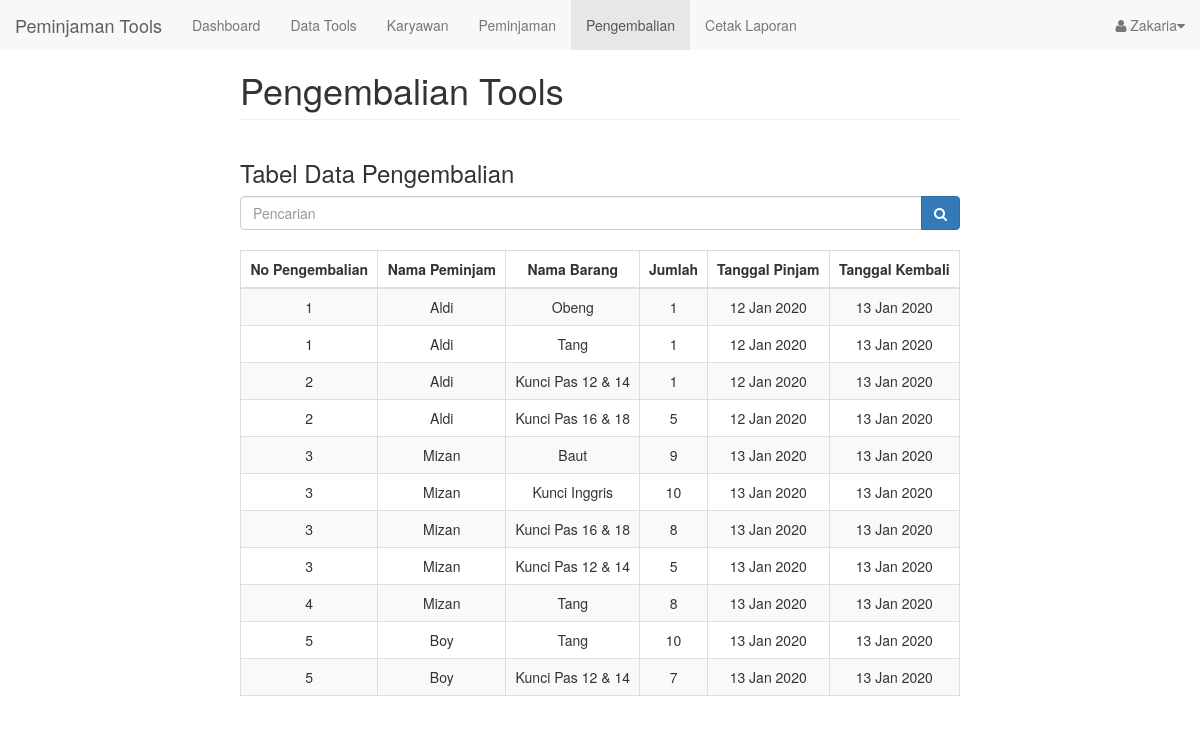
Page /adminpengembalianlist_page.php (signed in) on the committed database.
### tables this page shows
CREATE TABLE `pengembalian` (
  `id` int(11) DEFAULT NULL,
  `id_peminjaman` int(11) DEFAULT NULL,
  `id_brg` int(11) DEFAULT NULL,
  `id_karyawan` int(11) DEFAULT NULL,
  `jml_brg` int(11) DEFAULT NULL,
  `tgl_pinjam` date DEFAULT NULL,
  `tgl_kembali` date DEFAULT NULL
);

CREATE TABLE `anggota` (
  `id_karyawan` int(11) NOT NULL AUTO_INCREMENT,
  `nama_karyawan` varchar(40) NOT NULL,
  `password` varchar(40) NOT NULL,
  `divisi` varchar(20) NOT NULL,
  PRIMARY KEY (`id_karyawan`) USING BTREE
);

CREATE TABLE `barang` (
  `id_brg` int(11) NOT NULL AUTO_INCREMENT,
  `nama_brg` varchar(255) NOT NULL,
  `jenis_brg` varchar(255) NOT NULL,
  `stok_brg` varchar(255) NOT NULL,
  `foto` longblob NOT NULL,
  PRIMARY KEY (`id_brg`)
);

### adminpengembalianlist_page.php (the view, shortened to what this page needs)
<!DOCTYPE html>
<html lang="en">
<head>
    <link href="bootstrap/dist/css/bootstrap.min.css" rel="stylesheet">
    <link href="bootstrap/dist/css/global.css" rel="stylesheet">
    <link href="bootstrap/font-awesome/css/font-awesome.min.css" rel="stylesheet" type="text/css">
</head>
<body>
    <?php
        include "navbar_admin.php";
        require 'config/koneksi.php';
    ?>
    <div class="col-md-8 col-md-offset-2 main">
        <h1 class="page-header">Pengembalian Tools</h1>
        <div class="row">
            <div class="col-md-12">
                <h3>Tabel Data Pengembalian</h3>
                <form class="input-group" action="adminpengembalianlist_page.php" method="get">
                    <input type="text" class="form-control" placeholder="Pencarian" name="cari">
                    <span class="input-group-btn">
                        <button class="btn btn-primary" type="submit" value="Cari"><i class="fa fa-search"></i></button>
                    </span>
                </form>
                <br>
                <table class="table table-bordered table-striped table-hover">
                    <thead>
                        <th class="text-center">No Pengembalian</th>
                        <th class="text-center">Nama Peminjam</th>
                        <th class="text-center">Nama Barang</th>
                        <th class="text-center">Jumlah</th>
                        <th class="text-center">Tanggal Pinjam</th>
                        <th class="text-center">Tanggal Kembali</th>
                    </thead>
                    <?php
                        if(isset($_GET['cari'])){
                            $cari = $_GET['cari'];
                            $sql = "SELECT pengembalian.id, pengembalian.tgl_kembali, barang.nama_brg,
                            pengembalian.jml_brg, pengembalian.tgl_pinjam,
                            anggota.nama_karyawan FROM pengembalian
                            JOIN anggota ON pengembalian.id_karyawan=anggota.id_karyawan
                            JOIN barang ON barang.id_brg = pengembalian.id_brg
                            where pengembalian.id like '%".$cari."%'
                            or anggota.nama_karyawan like '%".$cari."%'
                            or anggota.id_karyawan like '%".$cari."%'
                            order by pengembalian.id asc";
                        }else{
                            $sql = "SELECT pengembalian.id, pengembalian.tgl_kembali, barang.nama_brg,
                            pengembalian.jml_brg, pengembalian.tgl_pinjam,
                            anggota.nama_karyawan FROM pengembalian
                            JOIN anggota ON pengembalian.id_karyawan=anggota.id_karyawan
                            JOIN barang ON barang.id_brg = pengembalian.id_brg
                            order by pengembalian.id asc";
                        }
                    ?>
                    <tbody>
                    <?php
                        $query = $mysqli->query($sql);
                        while ($lihat=mysqli_fetch_array($query)){
                    ?>
                        <tr>
                            <td class="text-center"><?php echo $lihat['id'] == 0 ? 'X' : $lihat['id'] ?></td>
                            <td class="text-center"><?php echo $lihat['nama_karyawan'];?></td>
                            <td class="text-center"><?php echo $lihat['nama_brg'];?></td>
                            <td class="text-center"><?php echo $lihat['jml_brg'];?></td>
                            <td class="text-center"><?php echo date('d M Y',strtotime($lihat['tgl_pinjam'])); ?></td>
                            <td class="text-center"><?php echo date('d M Y',strtotime($lihat['tgl_kembali'])); ?></td>
                        </tr>
                        <?php
                            }
                        ?>
                    </tbody>
                </table>
            </div>
        </div>
    </div>
</body>
</html>

### rows in the picture
pengembalian: id "1", id_karyawan.nama_karyawan "Aldi", id_brg.nama_brg "Obeng", jml_brg "1", tgl_pinjam "12 Jan 2020", tgl_kembali "13 Jan 2020"
pengembalian: id "1", id_karyawan.nama_karyawan "Aldi", id_brg.nama_brg "Tang", jml_brg "1", tgl_pinjam "12 Jan 2020", tgl_kembali "13 Jan 2020"
pengembalian: id "2", id_karyawan.nama_karyawan "Aldi", id_brg.nama_brg "Kunci Pas 12 & 14", jml_brg "1", tgl_pinjam "12 Jan 2020", tgl_kembali "13 Jan 2020"
pengembalian: id "2", id_karyawan.nama_karyawan "Aldi", id_brg.nama_brg "Kunci Pas 16 & 18", jml_brg "5", tgl_pinjam "12 Jan 2020", tgl_kembali "13 Jan 2020"
pengembalian: id "3", id_karyawan.nama_karyawan "Mizan", id_brg.nama_brg "Baut", jml_brg "9", tgl_pinjam "13 Jan 2020", tgl_kembali "13 Jan 2020"
pengembalian: id "3", id_karyawan.nama_karyawan "Mizan", id_brg.nama_brg "Kunci Inggris", jml_brg "10", tgl_pinjam "13 Jan 2020", tgl_kembali "13 Jan 2020"
pengembalian: id "3", id_karyawan.nama_karyawan "Mizan", id_brg.nama_brg "Kunci Pas 16 & 18", jml_brg "8", tgl_pinjam "13 Jan 2020", tgl_kembali "13 Jan 2020"
pengembalian: id "3", id_karyawan.nama_karyawan "Mizan", id_brg.nama_brg "Kunci Pas 12 & 14", jml_brg "5", tgl_pinjam "13 Jan 2020", tgl_kembali "13 Jan 2020"
pengembalian: id "4", id_karyawan.nama_karyawan "Mizan", id_brg.nama_brg "Tang", jml_brg "8", tgl_pinjam "13 Jan 2020", tgl_kembali "13 Jan 2020"
pengembalian: id "5", id_karyawan.nama_karyawan "Boy", id_brg.nama_brg "Tang", jml_brg "10", tgl_pinjam "13 Jan 2020", tgl_kembali "13 Jan 2020"
pengembalian: id "5", id_karyawan.nama_karyawan "Boy", id_brg.nama_brg "Kunci Pas 12 & 14", jml_brg "7", tgl_pinjam "13 Jan 2020", tgl_kembali "13 Jan 2020"

### other values in the picture
$namaadmin "Zakaria"
